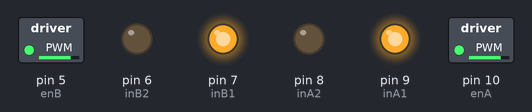
This sketch was run on a simulated Arduino Uno, built with avr-gcc and run on an emulated ATmega328P. Shown: switched loads named in the sketch (green lamp = pin HIGH), output pins drawn as LEDs (lit = HIGH).

Above: at 0.05 s.
At 3.95 s:
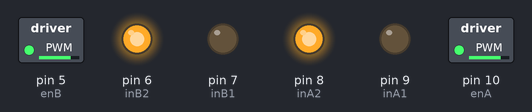
At 5.95 s:
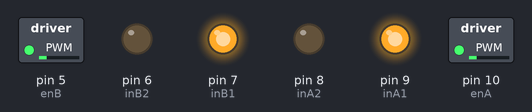
At 8.05 s:
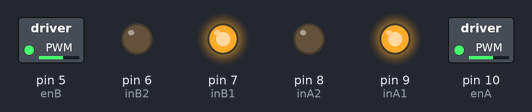
At 13.25 s:
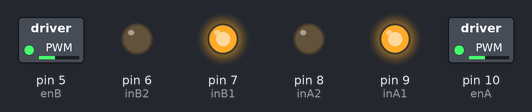
At 16.15 s:
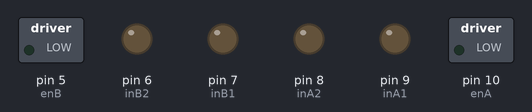
Timing chart, 0 to 21.1 s (numbered marks = the images above):
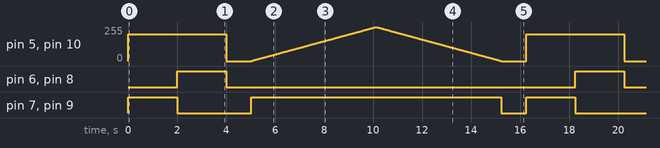

The sketch:

motorControlExample.ino
```cpp
//EXAMPLE To control motor

// connect motor controller pins to Arduino digital pins
// motor one
int enA = 10;  //with PWM
int inA1 = 9;  //digital
int inA2 = 8;  //digital
// motor two
int enB = 5;  //with PWM
int inB1 = 7; //digital
int inB2 = 6; //digital

void setup()
{
  // set all the motor control pins to outputs
  pinMode(enA, OUTPUT);
  pinMode(enB, OUTPUT);
  pinMode(inA1, OUTPUT);
  pinMode(inA2, OUTPUT);
  pinMode(inB1, OUTPUT);
  pinMode(inB2, OUTPUT);
}

void motorA(int speed=0)
{
  // turn on motor A
  if(speed>0)
  {
    digitalWrite(inA1, HIGH);
    digitalWrite(inA2, LOW);
  }
  else if(speed<0)
  {
    digitalWrite(inA1, LOW);
    digitalWrite(inA2, HIGH);
  }
  else
  {
    digitalWrite(inA1, LOW);
    digitalWrite(inA2, LOW);
  }
  // set speed to speed out of possible range 0~255
  analogWrite(enA, abs(speed)%256);
}

void motorB(int speed=0)
{
  if(speed>0)
  {
    digitalWrite(inB1, HIGH);
    digitalWrite(inB2, LOW);
  }
  else if(speed<0)
  {
    digitalWrite(inB1, LOW);
    digitalWrite(inB2, HIGH);
  }
  else
  {
    digitalWrite(inB1, LOW);
    digitalWrite(inB2, LOW);
  }
  analogWrite(enB, abs(speed)%256);
}

void move1()
{
  // this function will run the motors in both directions at a fixed speed
  motorA(200);
  motorB(200);
  delay(2000);

  // now change motor directions
  motorA(-200);
  motorB(-200);
  delay(2000);

  // now turn off motors
  motorA();
  motorB();
}

void move2()
{
  // this function will run the motors across the range of possible speeds
  // note that maximum speed is determined by the motor itself and the operating voltage
  // the PWM values sent by analogWrite() are fractions of the maximum speed possible
  // by your hardware
  // turn on motors

  // accelerate from zero to maximum speed
  for(int i=0; i<256; ++i)
  {
    motorA(i);
    motorB(i);
    delay(20);
  }
  // decelerate from maximum speed to zero
  for(int i=255; i>=0; --i)
  {
    motorA(i);
    motorB(i);
    delay(20);
  }
  // now turn off motors
  motorA();
  motorB();
}

void loop()
{
  move1();
  delay(1000);
  move2();
  delay(1000);
}
```

Measured:
- by itself, pin 6 (inB2), pin 8 (inA2): alternates HIGH for 2.0 s and LOW for 14.3 s
- by itself, pin 7 (inB1), pin 9 (inA1): repeats every 16.3 s: LOW 3.0 s, HIGH 10.2 s, LOW 1.0 s, HIGH 2.0 s
